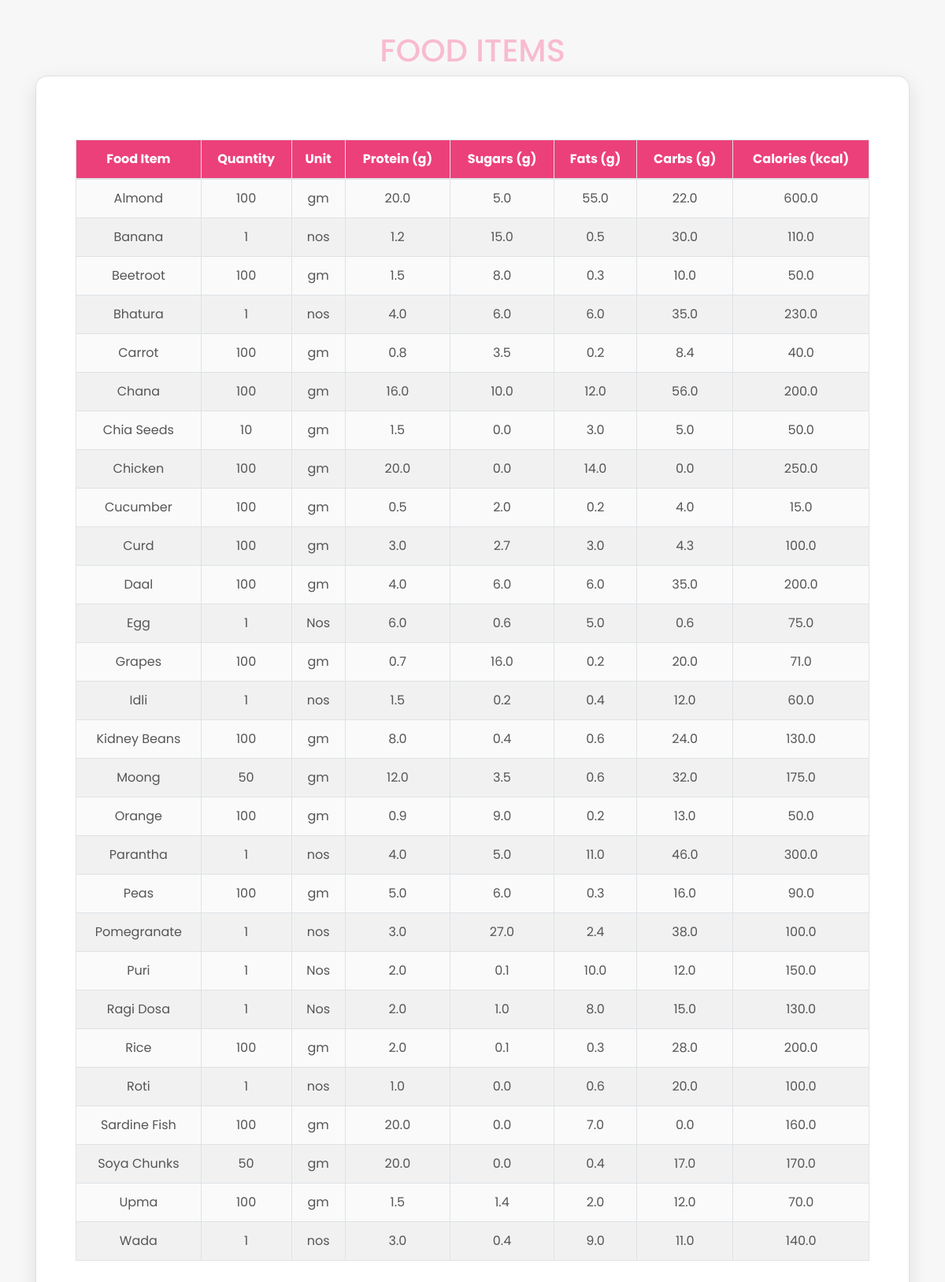
The app's page /food_items with its own data.
### app.py (models this page shows, shortened)
class FoodItem(db.Model):
    id = db.Column(db.Integer, primary_key=True)
    food_item = db.Column(db.String(100), nullable=False)
    quantity = db.Column(db.String(50), nullable=False)
    unit = db.Column(db.String(20), nullable=False)
    protein = db.Column(db.Float, nullable=False)
    sugars = db.Column(db.Float, nullable=False)
    fats = db.Column(db.Float, nullable=False)
    carbs = db.Column(db.Float, nullable=False)
    kcal = db.Column(db.Float, nullable=False)

### app.py (the view)
@app.route('/food_items')
def food_items():
    food_items = FoodItem.query.all()
    food_items = sorted(food_items, key=lambda x: x.food_item)
    return render_template('food_items.html', food_items=food_items)

### templates/food_items.html (shortened to what this page needs)
<!DOCTYPE html>
<html lang="en">
<head>
    <link rel="stylesheet" href="https://cdnjs.cloudflare.com/ajax/libs/bootstrap/4.5.2/css/bootstrap.min.css">
</head>
<body>
    <div class="container">
        <h1>Food Items</h1>
        <div class="card">
            <div class="card-body">
                <div class="table-responsive">
                    <table class="table table-bordered">
                        <thead>
                            <tr>
                                <th>Food Item</th>
                                <th>Quantity</th>
                                <th>Unit</th>
                                <th>Protein (g)</th>
                                <th>Sugars (g)</th>
                                <th>Fats (g)</th>
                                <th>Carbs (g)</th>
                                <th>Calories (kcal)</th>
                            </tr>
                        </thead>
                        <tbody>
                            {% for food_item in food_items %}
                            <tr>
                                <td>{{ food_item.food_item }}</td>
                                <td>{{ food_item.quantity }}</td>
                                <td>{{ food_item.unit }}</td>
                                <td>{{ food_item.protein }}</td>
                                <td>{{ food_item.sugars }}</td>
                                <td>{{ food_item.fats }}</td>
                                <td>{{ food_item.carbs }}</td>
                                <td>{{ food_item.kcal }}</td>
                            </tr>
                            {% endfor %}
                        </tbody>
                    </table>
                </div>
            </div>
        </div>
    </div>
</body>
</html>

### templates/food_items.html (style rules this page uses)
body { font-family: 'Poppins', sans-serif; background-color: #f7f7f7; padding: 0; margin: 0; color: #333; min-height: 100vh; display: flex; justify-content: center; align-items: center; }
h1 { text-align: center; font-size: 2.5em; color: #f8bbd0; margin-top: 40px; text-transform: uppercase; }
.card { border-radius: 15px; box-shadow: 0 8px 24px rgba(0, 0, 0, 0.1); background-color: #ffffff; padding: 30px; width: 100%; max-width: 1200px; }
th { background-color: #ec407a; color: white; font-weight: bold; padding: 15px; }
td { padding: 15px; text-align: center; background-color: #fafafa; color: #555; }
tr:nth-child(even) td { background-color: #f1f1f1; }
.table-bordered { border: 1px solid #ddd; }
.table-responsive { margin-top: 30px; }
.table th, .table td { text-align: center; }

### records on screen
FoodItem: food_item "Almond", quantity "100", unit "gm", protein "20.0", sugars "5.0", fats "55.0", carbs "22.0", kcal "600.0"
FoodItem: food_item "Banana", quantity "1", unit "nos", protein "1.2", sugars "15.0", fats "0.5", carbs "30.0", kcal "110.0"
FoodItem: food_item "Beetroot", quantity "100", unit "gm", protein "1.5", sugars "8.0", fats "0.3", carbs "10.0", kcal "50.0"
FoodItem: food_item "Bhatura", quantity "1", unit "nos", protein "4.0", sugars "6.0", fats "6.0", carbs "35.0", kcal "230.0"
FoodItem: food_item "Carrot", quantity "100", unit "gm", protein "0.8", sugars "3.5", fats "0.2", carbs "8.4", kcal "40.0"
FoodItem: food_item "Chana", quantity "100", unit "gm", protein "16.0", sugars "10.0", fats "12.0", carbs "56.0", kcal "200.0"
FoodItem: food_item "Chia Seeds", quantity "10", unit "gm", protein "1.5", sugars "0.0", fats "3.0", carbs "5.0", kcal "50.0"
FoodItem: food_item "Chicken", quantity "100", unit "gm", protein "20.0", sugars "0.0", fats "14.0", carbs "0.0", kcal "250.0"
FoodItem: food_item "Cucumber", quantity "100", unit "gm", protein "0.5", sugars "2.0", fats "0.2", carbs "4.0", kcal "15.0"
FoodItem: food_item "Curd", quantity "100", unit "gm", protein "3.0", sugars "2.7", fats "3.0", carbs "4.3", kcal "100.0"
FoodItem: food_item "Daal", quantity "100", unit "gm", protein "4.0", sugars "6.0", fats "6.0", carbs "35.0", kcal "200.0"
FoodItem: food_item "Egg", quantity "1", unit "Nos", protein "6.0", sugars "0.6", fats "5.0", carbs "0.6", kcal "75.0"
FoodItem: food_item "Grapes", quantity "100", unit "gm", protein "0.7", sugars "16.0", fats "0.2", carbs "20.0", kcal "71.0"
FoodItem: food_item "Idli", quantity "1", unit "nos", protein "1.5", sugars "0.2", fats "0.4", carbs "12.0", kcal "60.0"
FoodItem: food_item "Kidney Beans", quantity "100", unit "gm", protein "8.0", sugars "0.4", fats "0.6", carbs "24.0", kcal "130.0"
FoodItem: food_item "Moong", quantity "50", unit "gm", protein "12.0", sugars "3.5", fats "0.6", carbs "32.0", kcal "175.0"
FoodItem: food_item "Orange", quantity "100", unit "gm", protein "0.9", sugars "9.0", fats "0.2", carbs "13.0", kcal "50.0"
FoodItem: food_item "Parantha", quantity "1", unit "nos", protein "4.0", sugars "5.0", fats "11.0", carbs "46.0", kcal "300.0"
FoodItem: food_item "Peas", quantity "100", unit "gm", protein "5.0", sugars "6.0", fats "0.3", carbs "16.0", kcal "90.0"
FoodItem: food_item "Pomegranate", quantity "1", unit "nos", protein "3.0", sugars "27.0", fats "2.4", carbs "38.0", kcal "100.0"
FoodItem: food_item "Puri", quantity "1", unit "Nos", protein "2.0", sugars "0.1", fats "10.0", carbs "12.0", kcal "150.0"
FoodItem: food_item "Ragi Dosa", quantity "1", unit "Nos", protein "2.0", sugars "1.0", fats "8.0", carbs "15.0", kcal "130.0"
FoodItem: food_item "Rice", quantity "100", unit "gm", protein "2.0", sugars "0.1", fats "0.3", carbs "28.0", kcal "200.0"
FoodItem: food_item "Roti", quantity "1", unit "nos", protein "1.0", sugars "0.0", fats "0.6", carbs "20.0", kcal "100.0"
FoodItem: food_item "Sardine Fish", quantity "100", unit "gm", protein "20.0", sugars "0.0", fats "7.0", carbs "0.0", kcal "160.0"
FoodItem: food_item "Soya Chunks", quantity "50", unit "gm", protein "20.0", sugars "0.0", fats "0.4", carbs "17.0", kcal "170.0"
FoodItem: food_item "Upma", quantity "100", unit "gm", protein "1.5", sugars "1.4", fats "2.0", carbs "12.0", kcal "70.0"
FoodItem: food_item "Wada", quantity "1", unit "nos", protein "3.0", sugars "0.4", fats "9.0", carbs "11.0", kcal "140.0"
